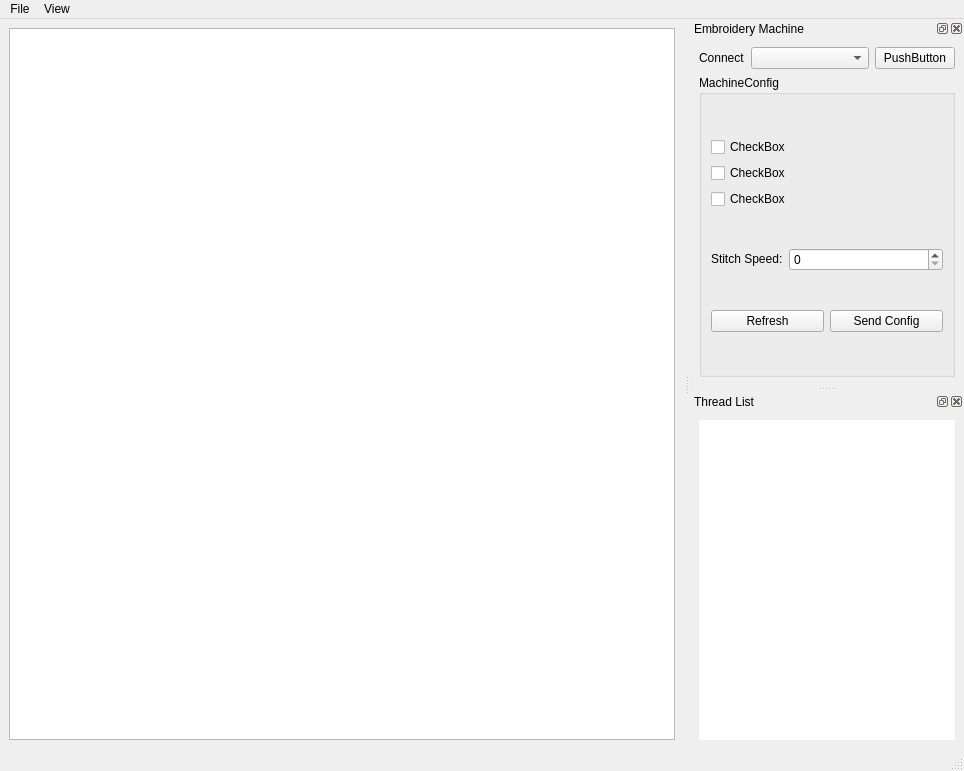
<?xml version="1.0" encoding="UTF-8"?>
<ui version="4.0">
 <class>MainWindow</class>
 <widget class="QMainWindow" name="MainWindow">
  <property name="geometry">
   <rect>
    <x>0</x>
    <y>0</y>
    <width>964</width>
    <height>771</height>
   </rect>
  </property>
  <property name="windowTitle">
   <string>MainWindow</string>
  </property>
  <widget class="QWidget" name="MainWidget">
   <property name="sizePolicy">
    <sizepolicy hsizetype="Expanding" vsizetype="Expanding">
     <horstretch>0</horstretch>
     <verstretch>0</verstretch>
    </sizepolicy>
   </property>
   <layout class="QVBoxLayout" name="verticalLayout_5">
    <item>
     <widget class="QGraphicsView" name="StitchView"/>
    </item>
   </layout>
  </widget>
  <widget class="QMenuBar" name="menubar">
   <property name="geometry">
    <rect>
     <x>0</x>
     <y>0</y>
     <width>964</width>
     <height>22</height>
    </rect>
   </property>
   <widget class="QMenu" name="menudfg">
    <property name="title">
     <string>File</string>
    </property>
    <addaction name="actionImport"/>
   </widget>
   <widget class="QMenu" name="menuView">
    <property name="title">
     <string>View</string>
    </property>
   </widget>
   <addaction name="menudfg"/>
   <addaction name="menuView"/>
  </widget>
  <widget class="QStatusBar" name="statusbar"/>
  <widget class="QDockWidget" name="Machine">
   <property name="sizePolicy">
    <sizepolicy hsizetype="MinimumExpanding" vsizetype="Expanding">
     <horstretch>0</horstretch>
     <verstretch>0</verstretch>
    </sizepolicy>
   </property>
   <property name="windowTitle">
    <string>Embroidery Machine</string>
   </property>
   <attribute name="dockWidgetArea">
    <number>2</number>
   </attribute>
   <widget class="QWidget" name="dockMachineContents">
    <layout class="QVBoxLayout" name="verticalLayout_3">
     <item>
      <layout class="QHBoxLayout" name="horizontalLayout_2">
       <item>
        <widget class="QLabel" name="Connect">
         <property name="text">
          <string>Connect</string>
         </property>
         <property name="buddy">
          <cstring>MachineSelection</cstring>
         </property>
        </widget>
       </item>
       <item>
        <widget class="QComboBox" name="MachineSelection">
         <property name="sizePolicy">
          <sizepolicy hsizetype="Expanding" vsizetype="Fixed">
           <horstretch>0</horstretch>
           <verstretch>0</verstretch>
          </sizepolicy>
         </property>
        </widget>
       </item>
       <item>
        <widget class="QPushButton" name="pushButton">
         <property name="text">
          <string>PushButton</string>
         </property>
        </widget>
       </item>
      </layout>
     </item>
     <item>
      <widget class="QGroupBox" name="MachineConfig">
       <property name="sizePolicy">
        <sizepolicy hsizetype="Expanding" vsizetype="Minimum">
         <horstretch>0</horstretch>
         <verstretch>0</verstretch>
        </sizepolicy>
       </property>
       <property name="title">
        <string>MachineConfig</string>
       </property>
       <layout class="QVBoxLayout" name="verticalLayout_2">
        <item>
         <layout class="QVBoxLayout" name="verticalLayout">
          <item>
           <widget class="QCheckBox" name="checkBox">
            <property name="layoutDirection">
             <enum>Qt::LayoutDirection::LeftToRight</enum>
            </property>
            <property name="text">
             <string>CheckBox</string>
            </property>
           </widget>
          </item>
          <item>
           <widget class="QCheckBox" name="checkBox_2">
            <property name="text">
             <string>CheckBox</string>
            </property>
           </widget>
          </item>
          <item>
           <widget class="QCheckBox" name="checkBox_3">
            <property name="text">
             <string>CheckBox</string>
            </property>
           </widget>
          </item>
         </layout>
        </item>
        <item>
         <layout class="QHBoxLayout" name="horizontalLayout_3">
          <item>
           <widget class="QLabel" name="label">
            <property name="sizePolicy">
             <sizepolicy hsizetype="Minimum" vsizetype="Fixed">
              <horstretch>0</horstretch>
              <verstretch>0</verstretch>
             </sizepolicy>
            </property>
            <property name="text">
             <string>Stitch Speed:</string>
            </property>
            <property name="buddy">
             <cstring>spinBox</cstring>
            </property>
           </widget>
          </item>
          <item>
           <widget class="QSpinBox" name="spinBox">
            <property name="sizePolicy">
             <sizepolicy hsizetype="Expanding" vsizetype="Fixed">
              <horstretch>0</horstretch>
              <verstretch>0</verstretch>
             </sizepolicy>
            </property>
           </widget>
          </item>
         </layout>
        </item>
        <item>
         <layout class="QHBoxLayout" name="horizontalLayout_5">
          <item>
           <widget class="QPushButton" name="RefreshButton">
            <property name="text">
             <string>Refresh</string>
            </property>
           </widget>
          </item>
          <item>
           <widget class="QPushButton" name="SendButton">
            <property name="text">
             <string>Send Config</string>
            </property>
           </widget>
          </item>
         </layout>
        </item>
       </layout>
      </widget>
     </item>
    </layout>
   </widget>
  </widget>
  <widget class="QDockWidget" name="ThreadList">
   <property name="floating">
    <bool>false</bool>
   </property>
   <property name="features">
    <set>QDockWidget::DockWidgetFeature::DockWidgetClosable|QDockWidget::DockWidgetFeature::DockWidgetFloatable|QDockWidget::DockWidgetFeature::DockWidgetMovable</set>
   </property>
   <property name="allowedAreas">
    <set>Qt::DockWidgetArea::AllDockWidgetAreas</set>
   </property>
   <property name="windowTitle">
    <string>Thread List</string>
   </property>
   <attribute name="dockWidgetArea">
    <number>2</number>
   </attribute>
   <widget class="QWidget" name="dockWidgetContents_6">
    <layout class="QVBoxLayout" name="verticalLayout_4">
     <item>
      <widget class="QListWidget" name="listWidget">
       <property name="frameShape">
        <enum>QFrame::Shape::NoFrame</enum>
       </property>
      </widget>
     </item>
    </layout>
   </widget>
  </widget>
  <action name="actionImport">
   <property name="text">
    <string>Import</string>
   </property>
  </action>
  <action name="actionExport">
   <property name="text">
    <string>Export</string>
   </property>
  </action>
 </widget>
 <tabstops>
  <tabstop>MachineSelection</tabstop>
  <tabstop>pushButton</tabstop>
  <tabstop>checkBox</tabstop>
  <tabstop>checkBox_2</tabstop>
  <tabstop>checkBox_3</tabstop>
  <tabstop>spinBox</tabstop>
  <tabstop>RefreshButton</tabstop>
  <tabstop>SendButton</tabstop>
  <tabstop>listWidget</tabstop>
  <tabstop>StitchView</tabstop>
 </tabstops>
 <resources/>
 <connections/>
</ui>
